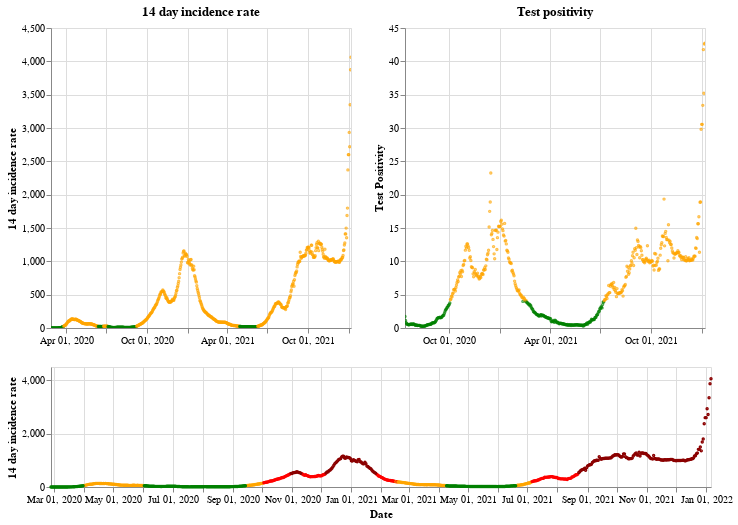

Notebook code for this chart:
### Markdown cell above
## Wales

### Code cell
plot_traffic_light('Wales')

### Figure 1 — Vega-Lite specification as saved in the notebook (floating-point values rounded to 4 significant figures; data arrays with more than 128 entries replaced by an {"elided": "..."} marker saying what was removed)
{"config": {"view": {"continuousWidth": 400, "continuousHeight": 300}}, "vconcat": [{"hconcat": [{"mark": {"type": "point", "size": 2}, "encoding": {"color": {"condition": {"value": "green", "test": "(datum.twoWeeklyCasesRate <= 25)"}, "value": "orange"}, "tooltip": [{"type": "nominal", "field": "areaName"}, {"type": "temporal", "field": "date"}, {"type": "quantitative", "field": "twoWeeklyCasesRate"}, {"type": "quantitative", "field": "testPositivity"}], "x": {"type": "temporal", "axis": {"title": ""}, "field": "date", "scale": {"domain": {"selection": "DateBrush"}}, "timeUnit": "yearmonthdate"}, "y": {"type": "quantitative", "axis": {"title": "14 day incidence rate"}, "field": "twoWeeklyCasesRate"}}, "title": "14 day incidence rate", "width": 300}, {"mark": {"type": "point", "size": 2}, "encoding": {"color": {"condition": {"value": "green", "test": "(datum.testPositivity <= 4)"}, "value": "orange"}, "tooltip": [{"type": "nominal", "field": "areaName"}, {"type": "temporal", "field": "date"}, {"type": "quantitative", "field": "twoWeeklyCasesRate"}, {"type": "quantitative", "field": "testPositivity"}], "x": {"type": "temporal", "axis": {"title": ""}, "field": "date", "scale": {"domain": {"selection": "DateBrush"}}, "timeUnit": "yearmonthdate"}, "y": {"type": "quantitative", "axis": {"title": "Test Positivity"}, "field": "testPositivity"}}, "title": "Test positivity", "width": 300}]}, {"layer": [{"mark": {"type": "point", "size": 2}, "encoding": {"color": {"condition": {"value": "orange", "test": "(((datum.testPositivity < 4) && (datum.twoWeeklyCasesRate >= 50)) && (datum.twoWeeklyCasesRate < 200))"}, "value": "red"}, "opacity": {"condition": {"value": 1, "test": "((datum.twoWeeklyCasesRate >= 50) && (datum.twoWeeklyCasesRate < 500))"}, "value": 0}, "tooltip": [{"type": "nominal", "field": "areaName"}, {"type": "temporal", "field": "date"}, {"type": "quantitative", "field": "twoWeeklyCasesRate"}, {"type": "quantitative", "field": "testPositivity"}], "x": {"type": "temporal", "axis": {"title": "Date"}, "field": "date", "timeUnit": "yearmonthdate"}, "y": {"type": "quantitative", "axis": {"title": "14 day incidence rate"}, "field": "twoWeeklyCasesRate"}}, "selection": {"DateBrush": {"type": "interval", "encodings": ["x"], "fields": ["Time"]}}}, {"mark": {"type": "point", "size": 2}, "encoding": {"color": {"value": "darkred"}, "opacity": {"condition": {"value": 1, "test": "(datum.twoWeeklyCasesRate >= 500)"}, "value": 0}, "tooltip": [{"type": "nominal", "field": "areaName"}, {"type": "temporal", "field": "date"}, {"type": "quantitative", "field": "twoWeeklyCasesRate"}, {"type": "quantitative", "field": "testPositivity"}], "x": {"type": "temporal", "axis": {"title": "Date"}, "field": "date", "timeUnit": "yearmonthdate"}, "y": {"type": "quantitative", "axis": {"title": "14 day incidence rate"}, "field": "twoWeeklyCasesRate"}}}, {"mark": {"type": "point", "size": 2}, "encoding": {"color": {"condition": {"value": "green", "test": "((datum.testPositivity < 4) && (datum.twoWeeklyCasesRate < 50))"}, "value": "orange"}, "opacity": {"condition": {"value": 1, "test": "(datum.twoWeeklyCasesRate < 50)"}, "value": 0}, "tooltip": [{"type": "nominal", "field": "areaName"}, {"type": "temporal", "field": "date"}, {"type": "quantitative", "field": "twoWeeklyCasesRate"}, {"type": "quantitative", "field": "testPositivity"}], "x": {"type": "temporal", "axis": {"title": "Date"}, "field": "date", "timeUnit": "yearmonthdate"}, "y": {"type": "quantitative", "axis": {"title": "14 day incidence rate"}, "field": "twoWeeklyCasesRate"}}}], "height": 120, "width": 660}], "data": {"name": "data-bb5e65778991ccd7b79825e4db0712a9"}, "$schema": "https://vega.github.io/schema/vega-lite/v4.8.1.json", "datasets": {"data-bb5e65778991ccd7b79825e4db0712a9": {"elided": "680 records"}}}
